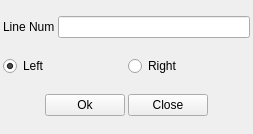
<?xml version="1.0" encoding="UTF-8"?>
<ui version="4.0">
 <class>GoToLineWin</class>
 <widget class="QWidget" name="GoToLineWin">
  <property name="geometry">
   <rect>
    <x>0</x>
    <y>0</y>
    <width>253</width>
    <height>134</height>
   </rect>
  </property>
  <property name="maximumSize">
   <size>
    <width>260</width>
    <height>140</height>
   </size>
  </property>
  <property name="windowTitle">
   <string>GoToLineWin</string>
  </property>
  <property name="windowIcon">
   <iconset resource="RealCompare.qrc">
    <normaloff>:/Resources/img/main.png</normaloff>:/Resources/img/main.png</iconset>
  </property>
  <layout class="QVBoxLayout" name="verticalLayout">
   <property name="spacing">
    <number>2</number>
   </property>
   <property name="leftMargin">
    <number>3</number>
   </property>
   <property name="topMargin">
    <number>0</number>
   </property>
   <property name="rightMargin">
    <number>3</number>
   </property>
   <property name="bottomMargin">
    <number>0</number>
   </property>
   <item>
    <layout class="QHBoxLayout" name="horizontalLayout">
     <property name="spacing">
      <number>3</number>
     </property>
     <item>
      <widget class="QLabel" name="label">
       <property name="text">
        <string>Line Num</string>
       </property>
      </widget>
     </item>
     <item>
      <widget class="QLineEdit" name="lineEditNum">
       <property name="maxLength">
        <number>10</number>
       </property>
      </widget>
     </item>
    </layout>
   </item>
   <item>
    <layout class="QHBoxLayout" name="horizontalLayout_2">
     <property name="spacing">
      <number>3</number>
     </property>
     <item>
      <widget class="QRadioButton" name="radioButton">
       <property name="text">
        <string>Left</string>
       </property>
       <property name="checked">
        <bool>true</bool>
       </property>
      </widget>
     </item>
     <item>
      <widget class="QRadioButton" name="radioButton_2">
       <property name="text">
        <string>Right</string>
       </property>
      </widget>
     </item>
    </layout>
   </item>
   <item>
    <layout class="QHBoxLayout" name="horizontalLayout_3">
     <property name="spacing">
      <number>3</number>
     </property>
     <item>
      <spacer name="horizontalSpacer">
       <property name="orientation">
        <enum>Qt::Horizontal</enum>
       </property>
       <property name="sizeHint" stdset="0">
        <size>
         <width>40</width>
         <height>20</height>
        </size>
       </property>
      </spacer>
     </item>
     <item>
      <widget class="QPushButton" name="pushButton">
       <property name="text">
        <string>Ok</string>
       </property>
      </widget>
     </item>
     <item>
      <widget class="QPushButton" name="pushButton_2">
       <property name="text">
        <string>Close</string>
       </property>
      </widget>
     </item>
     <item>
      <spacer name="horizontalSpacer_2">
       <property name="orientation">
        <enum>Qt::Horizontal</enum>
       </property>
       <property name="sizeHint" stdset="0">
        <size>
         <width>40</width>
         <height>20</height>
        </size>
       </property>
      </spacer>
     </item>
    </layout>
   </item>
  </layout>
 </widget>
 <layoutdefault spacing="6" margin="11"/>
 <resources>
  <include location="RealCompare.qrc"/>
 </resources>
 <connections>
  <connection>
   <sender>pushButton_2</sender>
   <signal>clicked()</signal>
   <receiver>GoToLineWin</receiver>
   <slot>close()</slot>
   <hints>
    <hint type="sourcelabel">
     <x>211</x>
     <y>118</y>
    </hint>
    <hint type="destinationlabel">
     <x>252</x>
     <y>113</y>
    </hint>
   </hints>
  </connection>
  <connection>
   <sender>pushButton</sender>
   <signal>clicked()</signal>
   <receiver>GoToLineWin</receiver>
   <slot>slot_ok()</slot>
   <hints>
    <hint type="sourcelabel">
     <x>98</x>
     <y>114</y>
    </hint>
    <hint type="destinationlabel">
     <x>1</x>
     <y>109</y>
    </hint>
   </hints>
  </connection>
  <connection>
   <sender>lineEditNum</sender>
   <signal>editingFinished()</signal>
   <receiver>GoToLineWin</receiver>
   <slot>slot_ok()</slot>
   <hints>
    <hint type="sourcelabel">
     <x>179</x>
     <y>27</y>
    </hint>
    <hint type="destinationlabel">
     <x>247</x>
     <y>49</y>
    </hint>
   </hints>
  </connection>
 </connections>
 <slots>
  <slot>slot_ok()</slot>
 </slots>
</ui>
